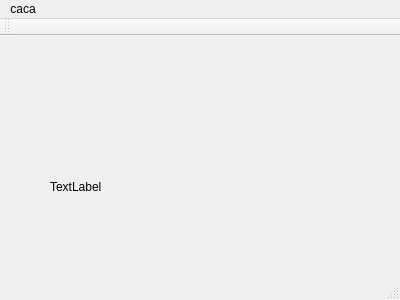
<?xml version="1.0" encoding="UTF-8"?>
<ui version="4.0">
 <class>MainWindow</class>
 <widget class="QMainWindow" name="MainWindow">
  <property name="geometry">
   <rect>
    <x>0</x>
    <y>0</y>
    <width>400</width>
    <height>300</height>
   </rect>
  </property>
  <property name="windowTitle">
   <string>MainWindow</string>
  </property>
  <widget class="QWidget" name="centralWidget">
   <widget class="QLabel" name="label">
    <property name="geometry">
     <rect>
      <x>50</x>
      <y>130</y>
      <width>81</width>
      <height>41</height>
     </rect>
    </property>
    <property name="text">
     <string>TextLabel</string>
    </property>
   </widget>
  </widget>
  <widget class="QMenuBar" name="menuBar">
   <property name="geometry">
    <rect>
     <x>0</x>
     <y>0</y>
     <width>400</width>
     <height>21</height>
    </rect>
   </property>
   <widget class="QMenu" name="menuCaca">
    <property name="title">
     <string>caca</string>
    </property>
    <addaction name="actionTruc"/>
   </widget>
   <addaction name="menuCaca"/>
  </widget>
  <widget class="QToolBar" name="mainToolBar">
   <attribute name="toolBarArea">
    <enum>TopToolBarArea</enum>
   </attribute>
   <attribute name="toolBarBreak">
    <bool>false</bool>
   </attribute>
  </widget>
  <widget class="QStatusBar" name="statusBar"/>
  <action name="actionTruc">
   <property name="text">
    <string>truc</string>
   </property>
  </action>
 </widget>
 <layoutdefault spacing="6" margin="11"/>
 <resources/>
 <connections/>
</ui>
